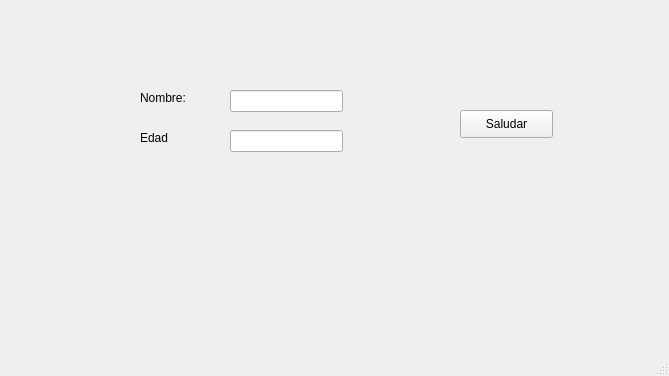
<?xml version="1.0" encoding="UTF-8"?>
<ui version="4.0">
 <class>MainWindow</class>
 <widget class="QMainWindow" name="MainWindow">
  <property name="geometry">
   <rect>
    <x>0</x>
    <y>0</y>
    <width>669</width>
    <height>376</height>
   </rect>
  </property>
  <property name="windowTitle">
   <string>MainWindow</string>
  </property>
  <widget class="QWidget" name="centralwidget">
   <widget class="QLabel" name="label">
    <property name="geometry">
     <rect>
      <x>140</x>
      <y>90</y>
      <width>55</width>
      <height>16</height>
     </rect>
    </property>
    <property name="text">
     <string>Nombre:</string>
    </property>
   </widget>
   <widget class="QLabel" name="label_2">
    <property name="geometry">
     <rect>
      <x>140</x>
      <y>130</y>
      <width>55</width>
      <height>16</height>
     </rect>
    </property>
    <property name="text">
     <string>Edad</string>
    </property>
   </widget>
   <widget class="QLineEdit" name="txt_Nombre">
    <property name="geometry">
     <rect>
      <x>230</x>
      <y>90</y>
      <width>113</width>
      <height>22</height>
     </rect>
    </property>
   </widget>
   <widget class="QLineEdit" name="txt_Edad">
    <property name="geometry">
     <rect>
      <x>230</x>
      <y>130</y>
      <width>113</width>
      <height>22</height>
     </rect>
    </property>
   </widget>
   <widget class="QPushButton" name="btn_Saludar">
    <property name="geometry">
     <rect>
      <x>460</x>
      <y>110</y>
      <width>93</width>
      <height>28</height>
     </rect>
    </property>
    <property name="text">
     <string>Saludar</string>
    </property>
   </widget>
  </widget>
  <widget class="QMenuBar" name="menubar">
   <property name="geometry">
    <rect>
     <x>0</x>
     <y>0</y>
     <width>669</width>
     <height>26</height>
    </rect>
   </property>
  </widget>
  <widget class="QStatusBar" name="statusbar"/>
 </widget>
 <resources/>
 <connections/>
</ui>
